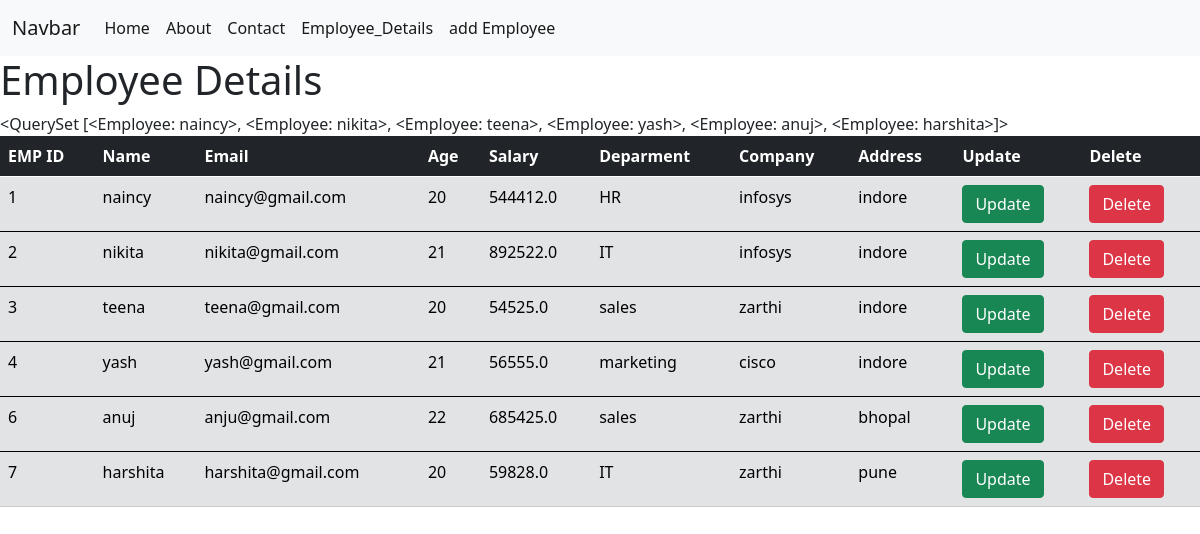
The app's page /empdata/ with its own data.
### app2/models.py (models this page shows)
class Employee(models.Model):
    name = models.CharField(max_length=50)
    email = models.EmailField(unique=True)
    age = models.IntegerField()
    salary = models.FloatField()
    address = models.TextField(max_length=200, default='Null')
    department = models.ForeignKey(
        Department,
        on_delete=models.SET_NULL,
        related_name='employees',
        null=True,
        blank=True
    )
    company = models.ForeignKey(
        Company,
        on_delete=models.SET_NULL,
        related_name='employees',
        null=True,
        blank=True
    )
    def __str__(self):
        return self.name

class Department(models.Model):
    name = models.CharField(max_length=50)
    phone = models.CharField(max_length=15, unique=True)
    def __str__(self):
        return self.name

class Company(models.Model):
    name = models.CharField(max_length=50)
    email = models.EmailField(unique=True)
    branchNumber = models.CharField(max_length=10, unique=True)
    location = models.TextField(max_length=200, default='Null')
    def __str__(self):
        return self.name

### app2/views.py (the view)
def display(request):
    data=Employee.objects.all()
    return render(request,"empdata.html",{'employeedata': data})

### templates/empdata.html
{%extends 'base.html'%}
{%block content%}
   <h1>Employee Details</h1>
    {{employeedata}}
   <table class="table table-dark">
  <thead>
    <tr>
      <th scope="col">EMP ID</th>
      <th scope="col">Name</th>
      <th scope="col">Email</th>
      <th scope="col">Age</th>
      <th scope="col">Salary</th>
      <th scope="col">Deparment</th>
      <th scope="col">Company</th>
      <th scope="col">Address</th>
    <th scope="col">Update</th>
      <th scope="col">Delete</th>
    </tr>
  </thead>
  {%for row in employeedata%}
  <tbody>
    <tr class="table-secondary">
      <td >{{row.id}}</td>
      <td>{{row.name}}</td>
      <td>{{row.email}}</td>
      <td>{{row.age}}</td>
      <td>{{row.salary}}</td>
      <td>{{row.department}}</td>
      <td>{{row.company}}</td>
      <td>{{row.address}}</td>
      <td><a href="{% url 'editdata' row.id%}" type="button" class="btn btn-success">Update</a></td>
      <td><a href="{% url 'delete' row.id%}" type="button" class="btn btn-danger">Delete</a></td>
    </tr>
  </tbody>
  {%endfor%}
</table>
{% endblock %}

### templates/base.html (shortened to what this page needs)
<!doctype html>
<html lang="en">
  <head>
    <link href="https://cdn.jsdelivr.net/npm/bootstrap@5.0.2/dist/css/bootstrap.min.css" rel="stylesheet">
  </head>
  <body>
      <nav class="navbar navbar-expand-lg navbar-light bg-light">
  <div class="container-fluid">
    <a class="navbar-brand" href="#">Navbar</a>
    <div class="collapse navbar-collapse" id="navbarSupportedContent">
      <ul class="navbar-nav me-auto mb-2 mb-lg-0">
        <li class="nav-item">
          <a class="nav-link active" aria-current="page" href="#">Home</a>
        </li>
        <li class="nav-item">
          <a class="nav-link active" aria-current="page" href="#">About</a>
        </li>
        <li class="nav-item">
          <a class="nav-link active" aria-current="page" href="#">Contact</a>
        </li>
        <li class="nav-item">
          <a class="nav-link active" aria-current="page" href="{%url 'empdata'%}">Employee_Details</a>
        </li>
        <li class="nav-item">
          <a class="nav-link active" aria-current="page" href="{%url 'addemp'%}">add Employee</a>
        </li>
      </ul>
    </div>
  </div>
</nav>
{%block content%}
{%endblock%}
  </body>
</html>

### records on screen
Employee: name.name "<QuerySet [<Employee: naincy>, <Employee: nikita>, <Employee: teena>, <Employee: yash>, <Employee: anuj>, <Employee: harshita>]>", id "1", name "naincy", email "naincy@gmail.com", age "20", salary "544412.0", department "HR", company "infosys", address "indore"
Employee: id "2", name "nikita", email "nikita@gmail.com", age "21", salary "892522.0", department "IT", company "infosys", address "indore"
Employee: id "3", name "teena", email "teena@gmail.com", age "20", salary "54525.0", department "sales", company "zarthi", address "indore"
Employee: id "4", name "yash", email "yash@gmail.com", age "21", salary "56555.0", department "marketing", company "cisco", address "indore"
Employee: id "6", name "anuj", email "anju@gmail.com", age "22", salary "685425.0", department "sales", company "zarthi", address "bhopal"
Employee: id "7", name "harshita", email "harshita@gmail.com", age "20", salary "59828.0", department "IT", company "zarthi", address "pune"
